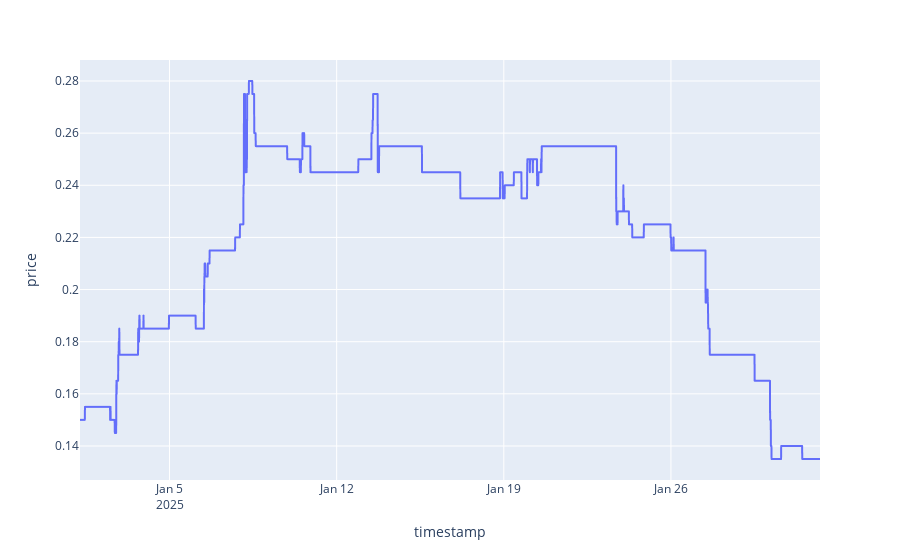

Notebook code cell kept with this figure:
### Code cell
px.line(df_market, 'timestamp', 'price')

### Figure 1 — Plotly figure (JSON) as saved in the notebook; plotly's stock layout.template omitted (floating-point values rounded to 4 significant figures; data arrays with more than 128 entries replaced by an {"elided": "..."} marker saying what was removed)
{"data": [{"hovertemplate": "timestamp=%{x}<br>price=%{y}<extra></extra>", "legendgroup": "", "line": {"color": "#636efa", "dash": "solid"}, "marker": {"symbol": "circle"}, "mode": "lines", "name": "", "showlegend": false, "type": "scattergl", "x": {"elided": "4464 str values"}, "xaxis": "x", "y": {"elided": "4464 float values"}, "yaxis": "y"}], "layout": {"legend": {"tracegroupgap": 0}, "margin": {"t": 60}, "xaxis": {"anchor": "y", "domain": [0, 1], "title": {"text": "timestamp"}}, "yaxis": {"anchor": "x", "domain": [0, 1], "title": {"text": "price"}}}}
